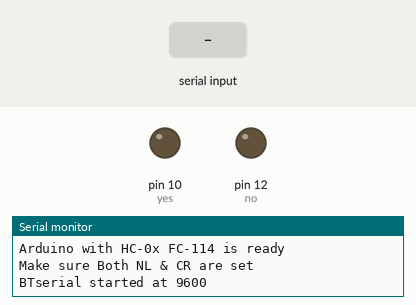
The sketch below on a simulated Arduino Uno, built with avr-gcc and run on an emulated ATmega328P. Parts: output pins drawn as LEDs (lit = HIGH), the last lines printed to the serial monitor. The test bench sets the inputs (shaded band).

Above: at 1.3 s.
1.4 s: "1" received over the second serial link
At 2.3 s:
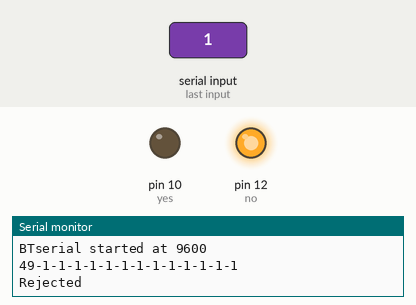
Timing chart, 0 to 4.4 s (numbered marks = the images above; inputs shaded):
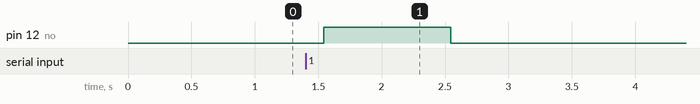

Measured:
- after the input at 1.4 s, pin 12 (no): LOW → HIGH after 0.14 s, → LOW 1.0 s later

The sketch:

RFID2BTv2.ino
```cpp
// Basic bluetooth test sketch. HC-0x_FC-114_01_9600
//  Uses hardware serial to talk to the host computer and software serial for communication with the bluetooth module
//
//  Pins
//  BT VCC to Arduino 5V out.
//  BT GND to GND
//  Arduino D3 to BT RX through a voltage divider
//  Arduino D2 BT TX (no need voltage divider)
//
//  When a command is entered in the serial monitor on the computer
//  the Arduino will relay it to the bluetooth module and display the result.
//
// The HC-0x FC-114 modules require CR and NL

#include <SoftwareSerial.h>
SoftwareSerial BTSerial(2, 3); // RX | TX
//SoftwareSerial RFID(5, 6); // RX and TX
SoftwareSerial RFID(6, 5); // RX and TX

int data1 = 0;
int ok = -1;
int yes = 10;
int no = 12;
char c = ' ';
boolean NL = true;

int speed = 9600;

// use first sketch in http://wp.me/p3LK05-3Gk to get your tag numbers
//int tag1[14] = {2,52,48,48,48,56,54,66,49,52,70,51,56,3};
//int tag2[14] = {2,52,48,48,48,56,54,67,54,54,66,54,66,3};
int tag1[14] = {2, 48, 67, 48, 48, 49, 50, 54, 70, 49, 48, 54, 49, 3};
int tag2[14] = {2, 48, 66, 48, 48, 54, 69, 65, 54, 51, 52, 70, 55, 3};
int newtag[14] = { 0,0,0,0,0,0,0,0,0,0,0,0,0,0}; // used for read comparisons

boolean comparetag(int aa[14], int bb[14]) {
  boolean ff = false;
  int fg = 0;
  for (int cc = 0 ; cc < 14 ; cc++) {
    if (aa[cc] == bb[cc]) {
      fg++;
    }
  }
  if (fg == 14) {
    ff = true;
  }
  return ff;
}

void setup() {
  Serial.begin(speed);
  Serial.print("Sketch HC-0x_FC-114_01_");
  Serial.println(speed);
  Serial.println("Arduino with HC-0x FC-114 is ready");
  Serial.println("Make sure Both NL & CR are set");
  Serial.println("");

  // FC-114 default baud rate is <speed>
  BTSerial.begin(speed);
  Serial.print("BTserial started at ");
  Serial.println(speed);
  Serial.println("");

  BTSerial.print("Sketch HC-0x_FC-114_01_");
  BTSerial.println(speed);
  BTSerial.println("Arduino with HC-0x FC-114 is ready");
  BTSerial.println("Make sure Both NL & CR are set");
  BTSerial.println("");

  BTSerial.print("BTserial started at ");
  BTSerial.println(speed);
  BTSerial.println("");

  RFID.begin(speed);    // start serial to RFID reader
  Serial.begin(speed);  // start serial to PC
  pinMode(yes, OUTPUT); // for status LEDs
  pinMode(no, OUTPUT);

}

void checkmytags() { // compares each tag against the tag just read
  ok = 0; // this variable helps decision-making,
  // if it is 1 we have a match, zero is a read but no match,
  // -1 is no read attempt made
  if (comparetag(newtag, tag1) == true) {
    ok++;
  }
  if (comparetag(newtag, tag2) == true) {
    ok++;
  }
}

void readTags() {
  ok = -1;

  if (RFID.available() > 0) {
    // read tag numbers
    delay(100); // needed to allow time for the data to come in from the serial buffer.

    for (int z = 0 ; z < 14 ; z++) { // read the rest of the tag
      data1 = RFID.read();
      newtag[z] = data1;
      Serial.print(data1);
      BTSerial.print(data1);
    }
    RFID.flush(); // stops multiple reads
    Serial.println();
    BTSerial.println();
    checkmytags();
    //delay(2000);
  }


 // now do something based on tag type
  if (ok > 0) { // if we had a match
    Serial.println("Accepted");
    BTSerial.println("Accepted");
    digitalWrite(yes, HIGH);
    delay(1000);
    digitalWrite(yes, LOW);

    ok = -1;
  }
  else if (ok == 0) { // if we didn't have a match
    Serial.println("Rejected");
    BTSerial.println("Rejected");
    digitalWrite(no, HIGH);
    delay(1000);
    digitalWrite(no, LOW);

    ok = -1;
  }


}

void loop() {
  readTags();
}
```
